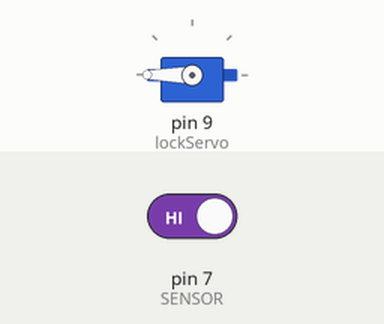
Bench run of a sketch on a simulated Arduino Uno, built with avr-gcc and run on an emulated ATmega328P. Parts: servo. The test bench sets the inputs (shaded band); at power-on: pin 7 (SENSOR) HIGH.

Above: at 10.8 s.
10.9 s: pin 7 (SENSOR) driven LOW
At 16.2 s:
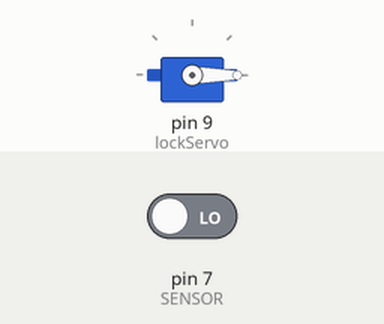
16.9 s: pin 7 (SENSOR) driven HIGH
At 17.7 s:
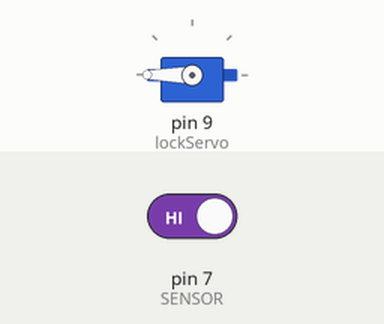
Timing chart, 0 to 19.9 s (numbered marks = the images above; inputs shaded):
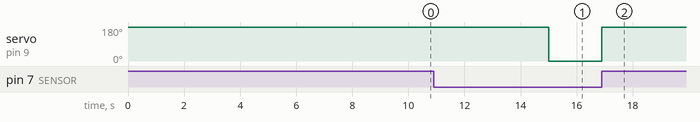

The sketch:

unlock_driver.ino
```cpp
#include <Servo.h>

Servo lockServo;
const int SENSOR = 7;
const int SERVO = 9;

// This runs first, inits everything
void setup() {
  Serial.begin(9600); // sample at 9600 baud frequency
  pinMode(SENSOR, INPUT); // getting data from sensor input
  lockServo.attach(9); // set up servo
}

void openLock() {
    lockServo.write(180);
}

void closeLock() {
    lockServo.write(0);
}

void loop() {
    const int pause = 5000;
    while (true) {
        // read the state of the the input pin:
        while (digitalRead(SENSOR) == LOW) {}; // stuck in loop until sense press

        openLock();
        delay(pause); // time for door to open
        closeLock();
    }
}
```

Measured:
- after the input at 10.9 s, servo on pin 9 (lockServo): 180° → 0° after 4.1 s
- after the input at 16.9 s, servo on pin 9 (lockServo): 0° → 180° at once
